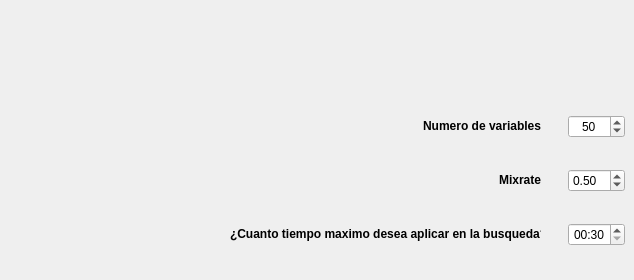
    <widget class="QWidget" name="tab_config">
     <attribute name="title">
      <string>Config.</string>
     </attribute>
     <widget class="QWidget" name="gridLayoutWidget_5">
      <property name="geometry">
       <rect>
        <x>230</x>
        <y>90</y>
        <width>395</width>
        <height>181</height>
       </rect>
      </property>
      <layout class="QGridLayout" name="gridLayout_5">
       <property name="leftMargin">
        <number>0</number>
       </property>
       <property name="horizontalSpacing">
        <number>27</number>
       </property>
       <item row="2" column="0">
        <widget class="QLabel" name="label_15">
         <property name="text">
          <string>&lt;html&gt;&lt;head/&gt;&lt;body&gt;&lt;p align=&quot;right&quot;&gt;&lt;span style=&quot; font-weight:600;&quot;&gt;¿Cuanto tiempo maximo desea aplicar en la busqueda? &lt;/span&gt;&lt;/p&gt;&lt;/body&gt;&lt;/html&gt;</string>
         </property>
        </widget>
       </item>
       <item row="2" column="2">
        <widget class="QTimeEdit" name="tiempo_maximo_de_busqueda">
         <property name="alignment">
          <set>Qt::AlignCenter</set>
         </property>
         <property name="date">
          <date>
           <year>2000</year>
           <month>1</month>
           <day>2</day>
          </date>
         </property>
         <property name="maximumTime">
          <time>
           <hour>0</hour>
           <minute>2</minute>
           <second>0</second>
          </time>
         </property>
         <property name="minimumTime">
          <time>
           <hour>0</hour>
           <minute>0</minute>
           <second>30</second>
          </time>
         </property>
         <property name="currentSection">
          <enum>QDateTimeEdit::MinuteSection</enum>
         </property>
         <property name="displayFormat">
          <string>mm:ss</string>
         </property>
        </widget>
       </item>
       <item row="1" column="0">
        <widget class="QLabel" name="label_14">
         <property name="text">
          <string>&lt;html&gt;&lt;head/&gt;&lt;body&gt;&lt;p align=&quot;right&quot;&gt;&lt;span style=&quot; font-weight:600;&quot;&gt;Mixrate&lt;/span&gt;&lt;/p&gt;&lt;/body&gt;&lt;/html&gt;</string>
         </property>
        </widget>
       </item>
       <item row="0" column="0">
        <widget class="QLabel" name="label_17">
         <property name="text">
          <string>&lt;html&gt;&lt;head/&gt;&lt;body&gt;&lt;p&gt;&lt;span style=&quot; font-weight:600;&quot;&gt;Numero de variables&lt;/span&gt;&lt;/p&gt;&lt;/body&gt;&lt;/html&gt;</string>
         </property>
         <property name="textFormat">
          <enum>Qt::RichText</enum>
         </property>
         <property name="alignment">
          <set>Qt::AlignRight|Qt::AlignTrailing|Qt::AlignVCenter</set>
         </property>
        </widget>
       </item>
       <item row="0" column="2">
        <widget class="QSpinBox" name="variables">
         <property name="alignment">
          <set>Qt::AlignCenter</set>
         </property>
         <property name="readOnly">
          <bool>false</bool>
         </property>
         <property name="minimum">
          <number>20</number>
         </property>
         <property name="maximum">
          <number>60</number>
         </property>
         <property name="singleStep">
          <number>5</number>
         </property>
         <property name="value">
          <number>50</number>
         </property>
        </widget>
       </item>
       <item row="1" column="2">
        <widget class="QDoubleSpinBox" name="mx_qspin">
         <property name="maximum">
          <double>1.000000000000000</double>
         </property>
         <property name="singleStep">
          <double>0.050000000000000</double>
         </property>
         <property name="value">
          <double>0.500000000000000</double>
         </property>
        </widget>
       </item>
      </layout>
     </widget>
    </widget>
